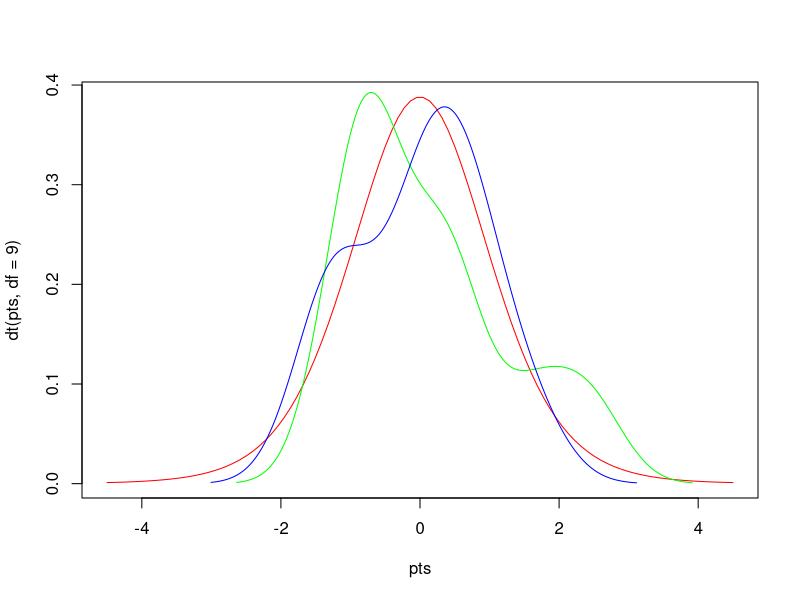

Source code (R):
#Author Issac; Date 10/21/25; Purpose; Calculate T-test

#Create some dummy dataset for 2 variables
x = rnorm(10)
y = rnorm(10)

#Create a density plot
pts = seq(-4.5,4.5,length=100)
plot(pts,dt(pts,df=9),col='red',type='l')
lines(density(x), col='green')
lines(density(y), col='blue')
ttest = t.test(x,y)
